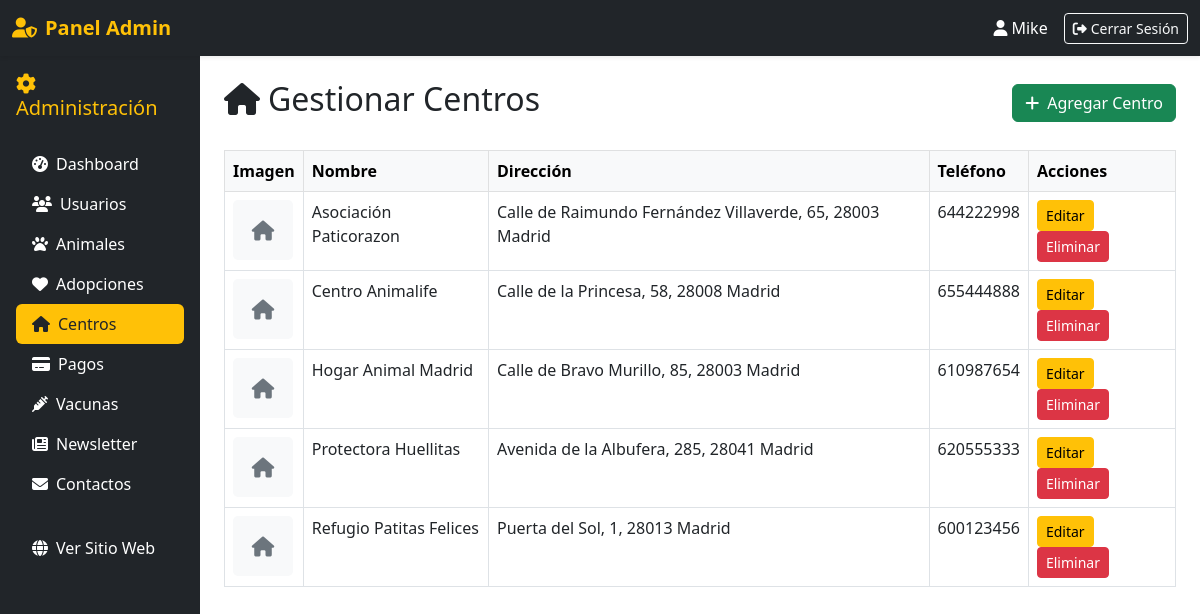
/admin/centros.php (signed in), run on the app's committed database.
### tables this page shows
CREATE TABLE `centros` (
  `id_centro` int(11) NOT NULL,
  `nombre` varchar(150) NOT NULL,
  `direccion` varchar(255) DEFAULT NULL,
  `telefono` varchar(20) DEFAULT NULL,
  `email` varchar(150) DEFAULT NULL,
  `web` varchar(150) DEFAULT NULL,
  `fecha_alta` datetime DEFAULT current_timestamp(),
  `latitud` decimal(10,8) DEFAULT NULL,
  `longitud` decimal(10,8) DEFAULT NULL,
  `imagen_url` varchar(255) DEFAULT NULL
);

### admin/centros.php (the view, shortened to what this page needs)
<?php
require_once '../includes/config.php';
$centros = $pdo->query("SELECT * FROM centros ORDER BY nombre")->fetchAll();
?>
<!DOCTYPE html>
<html lang="es">
<head>
    <link rel="stylesheet" href="https://cdnjs.cloudflare.com/ajax/libs/font-awesome/6.4.0/css/all.min.css">
    <link href="https://cdn.jsdelivr.net/npm/bootstrap@5.3.0/dist/css/bootstrap.min.css" rel="stylesheet">
</head>
<body>
<?php include 'header.php'; ?>
<div class="container-fluid">
    <div class="row">
        <?php include 'sidebar.php'; ?>
        <div class="col-md-10 p-4">
            <div class="d-flex justify-content-between align-items-center mb-4">
                <h2><i class="fas fa-home me-2"></i>Gestionar Centros</h2>
                <button class="btn btn-success" data-bs-toggle="modal" data-bs-target="#modalCentro">
                    <i class="fas fa-plus me-2"></i>Agregar Centro
                </button>
            </div>
            <table class="table table-bordered">
                <thead class="table-light">
                    <tr>
                        <th>Imagen</th>
                        <th>Nombre</th>
                        <th>Dirección</th>
                        <th>Teléfono</th>
                        <th>Acciones</th>
                    </tr>
                </thead>
                <tbody>
                    <?php foreach ($centros as $c): ?>
                    <tr>
                        <td>
                            <?php if (!empty($c['imagen_url'])): ?>
                                <img src="../<?= ltrim($c['imagen_url'], './') ?>"
                                     alt="<?= htmlspecialchars($c['nombre']) ?>"
                                     style="width: 60px; height: 60px; object-fit: cover; border-radius: 5px;">
                            <?php else: ?>
                                <div class="bg-light d-flex align-items-center justify-content-center"
                                     style="width: 60px; height: 60px; border-radius: 5px;">
                                    <i class="fas fa-home fa-lg text-secondary"></i>
                                </div>
                            <?php endif; ?>
                        </td>
                        <td><?= htmlspecialchars($c['nombre']) ?></td>
                        <td><?= htmlspecialchars($c['direccion']) ?></td>
                        <td><?= htmlspecialchars($c['telefono']) ?></td>
                        <td>
                            <button class="btn btn-sm btn-warning btn-editar-centro"
                                    data-bs-toggle="modal"
                                    data-bs-target="#modalCentro"
                                    data-id="<?= $c['id_centro'] ?>"
                                    data-nombre="<?= htmlspecialchars($c['nombre']) ?>"
                                    data-direccion="<?= htmlspecialchars($c['direccion']) ?>"
                                    data-telefono="<?= htmlspecialchars($c['telefono']) ?>"
                                    data-email="<?= htmlspecialchars($c['email']) ?>"
                                    data-web="<?= htmlspecialchars($c['web']) ?>"
                                    data-latitud="<?= $c['latitud'] ?>"
                                    data-longitud="<?= $c['longitud'] ?>"
                                    data-imagen="<?= $c['imagen_url'] ?>">
                                Editar
                            </button>
                            <a href="?eliminar=<?= $c['id_centro'] ?>"
                               class="btn btn-sm btn-danger"
                               onclick="return confirm('¿Seguro que deseas eliminar este centro?')">
                                Eliminar
                            </a>
                        </td>
                    </tr>
                    <?php endforeach; ?>
                </tbody>
            </table>
        </div>
    </div>
</div>
</body>
</html>

### data on the page
centros: nombre "Asociación Paticorazon", direccion "Calle de Raimundo Fernández Villaverde, 65, 28003 Madrid", telefono "644222998"
centros: nombre "Centro Animalife", direccion "Calle de la Princesa, 58, 28008 Madrid", telefono "655444888"
centros: nombre "Hogar Animal Madrid", direccion "Calle de Bravo Murillo, 85, 28003 Madrid", telefono "610987654"
centros: nombre "Protectora Huellitas", direccion "Avenida de la Albufera, 285, 28041 Madrid", telefono "620555333"
centros: nombre "Refugio Patitas Felices", direccion "Puerta del Sol, 1, 28013 Madrid", telefono "600123456"

### other printed values
$_SESSION['user_name'] "Mike"
